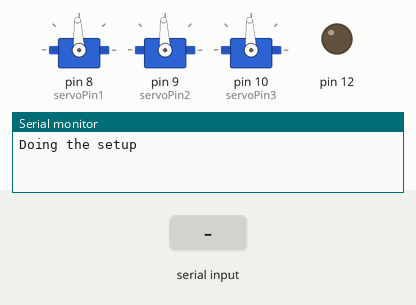
The sketch below on a simulated Arduino Uno, built with avr-gcc and run on an emulated ATmega328P. Parts: 3 × servo, output pins drawn as LEDs (lit = HIGH), the last lines printed to the serial monitor. The test bench sets the inputs (shaded band).

Above: at 1.2 s.
1.3 s: "f" received over the second serial link
At 2.5 s:
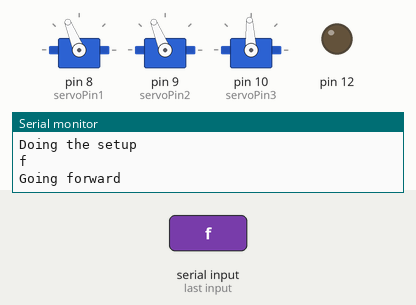
2.8 s: "l" received over the second serial link
At 3.5 s:
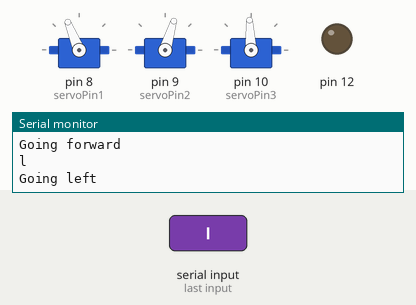
4.3 s: "r" received over the second serial link
At 4.7 s:
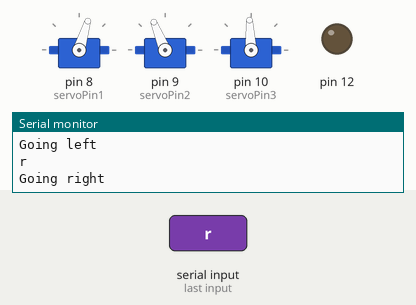
5.8 s: "b" received over the second serial link
At 7.0 s:
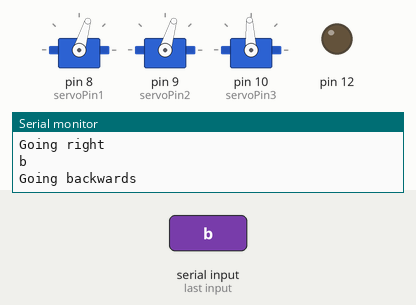
7.3 s: "o" received over the second serial link
At 8.4 s:
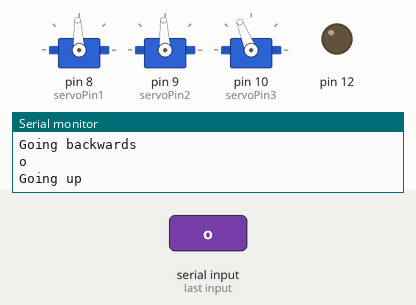
8.8 s: "t" received over the second serial link
At 9.7 s:
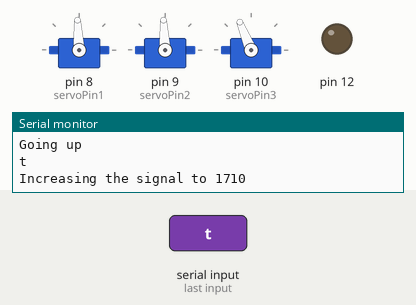
Timing chart, 0 to 11.3 s (numbered marks = the images above; inputs shaded):
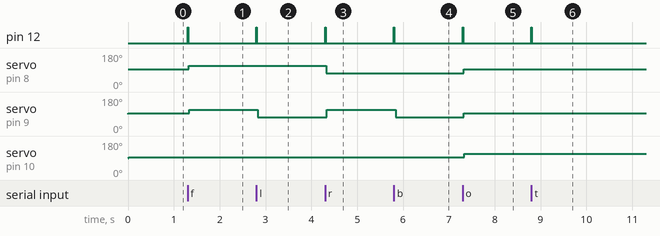

Measured:
- after the input at 1.3 s, pin 12: LOW → HIGH at once, → LOW 0.01 s later; servo on pin 8 (servoPin1), servo on pin 9 (servoPin2): 93° → 112° at once
- after the input at 2.8 s, pin 12: LOW → HIGH at once, → LOW 0.01 s later; servo on pin 9 (servoPin2): 112° → 73° at once
- after the input at 4.3 s, pin 12: LOW → HIGH at once, → LOW 0.01 s later; servo on pin 8 (servoPin1): 112° → 73° at once; servo on pin 9 (servoPin2): 73° → 112° at once
- after the input at 5.8 s, pin 12: LOW → HIGH at once, → LOW 0.01 s later; servo on pin 9 (servoPin2): 112° → 73° at once
- after the input at 7.3 s, pin 12: LOW → HIGH at once, → LOW 0.01 s later; servo on pin 8 (servoPin1), servo on pin 9 (servoPin2): 73° → 93° at once; servo on pin 10 (servoPin3): 93° → 112° at once
- after the input at 8.8 s, pin 12: LOW → HIGH at once, → LOW 0.01 s later

The sketch:

initial_controls.ino
```cpp
#include <Servo.h>
#include <SoftwareSerial.h>

/* DOCSTRING
Control scheme for Not-The-Remus to be controlled remotely through an XBee radio.
packet_fwd - forward at [signal value]
packet_bck - backward at [signal value]
packet_lft - rotate left at [signal value]
packet_rgt - rotate right at [signal value]
packet_fst - increase [signal value] (speed up)
packet_slw - decrease [signal value] (slow down)
packet_flt - up at [signal value]
packet_snk - down at [signal value]
packet_stp -
*/

// XBee's DOUT (TX) is connected to pin 2 (Arduino's Software RX)
// XBee's DIN (RX) is connected to pin 3 (Arduino's Software TX)
SoftwareSerial XBee(2, 3); // RX, TX

byte servoPin1 = 8;
byte servoPin2 = 9;
byte servoPin3 = 10;
Servo servo1;
Servo servo2;
Servo servo3;
int stop = 1500; // stop value: 1500 (center of values for rotation servo)
int signal = 1700; // Set signal value (between 1100 and 1900)
int corresponding_signal = 1900;
int pause = 10; // ms to pause btw messages
int counter = 0; // counter to determine if it has been too long since we have received signals
boolean state = true; // Setting for printing or running

void setup() {


  servo1.attach(servoPin1);
  servo2.attach(servoPin2);
  servo3.attach(servoPin3);
  pinMode(12, OUTPUT);


  servo1.writeMicroseconds(1500); // send "stop" signal to ESC.
  delay(pause); // delay to allow the ESC to recognize the stopped signal
  servo2.writeMicroseconds(1500);
  delay(pause);
  servo3.writeMicroseconds(1500);
  delay(pause);

  XBee.begin(9600); // Init XBee radio
  Serial.begin(9600); // opens the serial port

  Serial.println("Doing the setup");

  XBee.write("TST: Comms to XBee");
}

void loop() {

  counter = counter + 1; // update the counter each time we enter the loop

  // Updates corresponding signal (forward vs reverse, etc.)
  if (signal > 1500){
    corresponding_signal = 1500 - (signal-1500);
  }
  else if (signal < 1500){
    corresponding_signal = 1500 + (1500-signal);
  }
  else{
    corresponding_signal = 1500;
  }

  // check for incoming data through XBee:
  if (XBee.available()) {
    counter = 0;
    // read incoming data:
    char inChar = XBee.read();
    Serial.println(inChar);
    digitalWrite(12, HIGH);
    delay(pause);
    digitalWrite(12, LOW);

    if (inChar == 'f'){
      if (state == true) Serial.println("Going forward");
        XBee.write("Going forward");
        servo1.writeMicroseconds(signal); // Send signal to ESC.
        delay(pause);
        servo2.writeMicroseconds(signal);
        delay(pause);
        servo3.writeMicroseconds(stop);
        delay(pause);
    }

    else if (inChar == 'l'){
      if (state == true) Serial.println("Going left");
        XBee.write("Going left");
        servo1.writeMicroseconds(signal); // Send signal to ESC.
        delay(pause);
        servo2.writeMicroseconds(corresponding_signal);
        delay(pause);
        servo3.writeMicroseconds(stop);
        delay(pause);
    }

    else if (inChar == 'r'){
      if (state == true) Serial.println("Going right");
        XBee.write("Going right");
        servo1.writeMicroseconds(corresponding_signal); // Send signal to ESC.
        delay(pause);
        servo2.writeMicroseconds(signal);
        delay(pause);
        servo3.writeMicroseconds(stop);
        delay(pause);
    }

    else if (inChar == 'b'){
      if (state == true) Serial.println("Going backwards");
        XBee.write("Going backwards");
        servo1.writeMicroseconds(corresponding_signal);
        delay(pause);
        servo2.writeMicroseconds(corresponding_signal);
        delay(pause);
        servo3.writeMicroseconds(stop);
        delay(pause);
    }

    else if (inChar == 't' && signal < 1900){
      signal = signal + 10;
      String strSig = String(signal);
      String message = "Increasing the signal to " + strSig;
      char const* msg = message.c_str();
      if (state == true){Serial.println(msg);
      XBee.write(msg);
    }}

    else if (inChar == 's' && signal > 1100){
      signal = signal - 10;
      String strSig = String(signal);
      String message = "Decreasing the signal to " + strSig;
      char const* msg = message.c_str();
      if (state == true){Serial.println(msg);
      XBee.write(msg);
    }}

    else if (inChar == 'o'){
      if (state == true) Serial.println("Going up");
        XBee.write("Going up");
        servo1.writeMicroseconds(stop);
        delay(pause);
        servo2.writeMicroseconds(stop);
        delay(pause);
        servo3.writeMicroseconds(signal);
        delay(pause);
    }

    else if (inChar == 'n'){
      if (state == true) Serial.println("Going down");
        XBee.write("Going down");
        servo1.writeMicroseconds(stop);
        delay(pause);
        servo2.writeMicroseconds(stop);
        delay(pause);
        servo3.writeMicroseconds(corresponding_signal);
        delay(pause);
    }

    else if (inChar == 'x'){
      if (state == true) Serial.println("Stopping all motors!");
        XBee.write("Stopping all motors");
        servo1.writeMicroseconds(stop);
        delay(pause);
        servo2.writeMicroseconds(stop);
        delay(pause);
        servo3.writeMicroseconds(stop);
        delay(pause);
    }
  }
}
```
